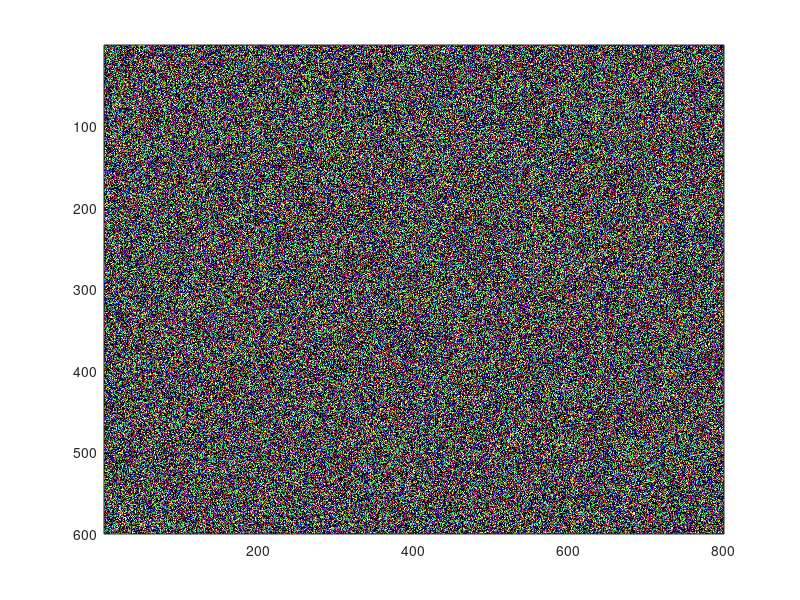

The MATLAB script that drew this image:
%
%
% selected image commandos:  4.) noise image (color) 
%
close all; 
%
Ncol = randn(600, 800, 3); %% construct a noise image...
%
% plot...  
image(Ncol);
%
